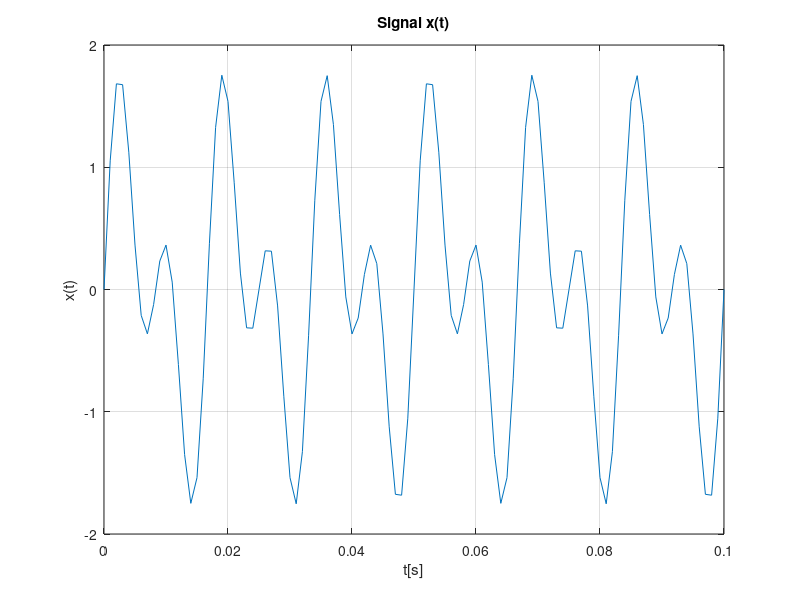
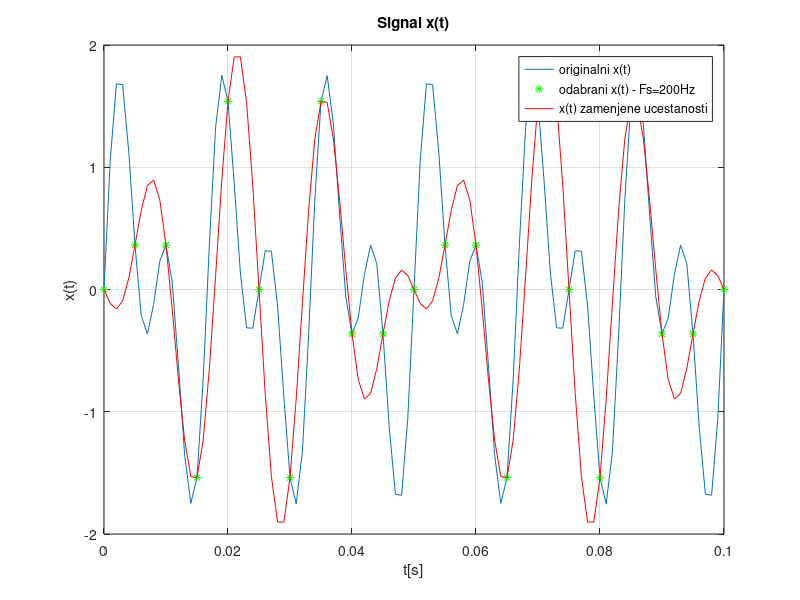

Reproduce these figures in MATLAB, in order.
clear all; close all; clc;

Fs = 1000;
Ts = 1/Fs;
t = 0:Ts:0.1;
x = sin(2*pi*120*t) + sin(2*pi*60*t);

figure(1)
  plot(t,x);
  xlabel('t[s]'); ylabel('x(t)'); title('Signal x(t)');
  grid on;

%Neadekvatna frekvencija odabiranja Fs = 200Hz
Fs1 = 200;
Ts1 = 1/Fs1;
t1 = 0:Ts1:0.1;
x1 = sin(2*pi*120*t1) + sin(2*pi*60*t1);

figure(2)
  plot(t, x);
  hold on;
  scatter(t1,x1,'g', '*');
  grid on;
  xlabel('t[s]'); ylabel('x(t)'); title('Signal x(t)');
  %Signal sa zamenjenim ucestanostima
  x3 = sin(2*pi*80*t + pi) + sin(2*pi*60*t);
  plot(t, x3, 'r');
  legend('originalni x(t)', 'odabrani x(t) - Fs=200Hz', 'x(t) zamenjene ucestanosti');
